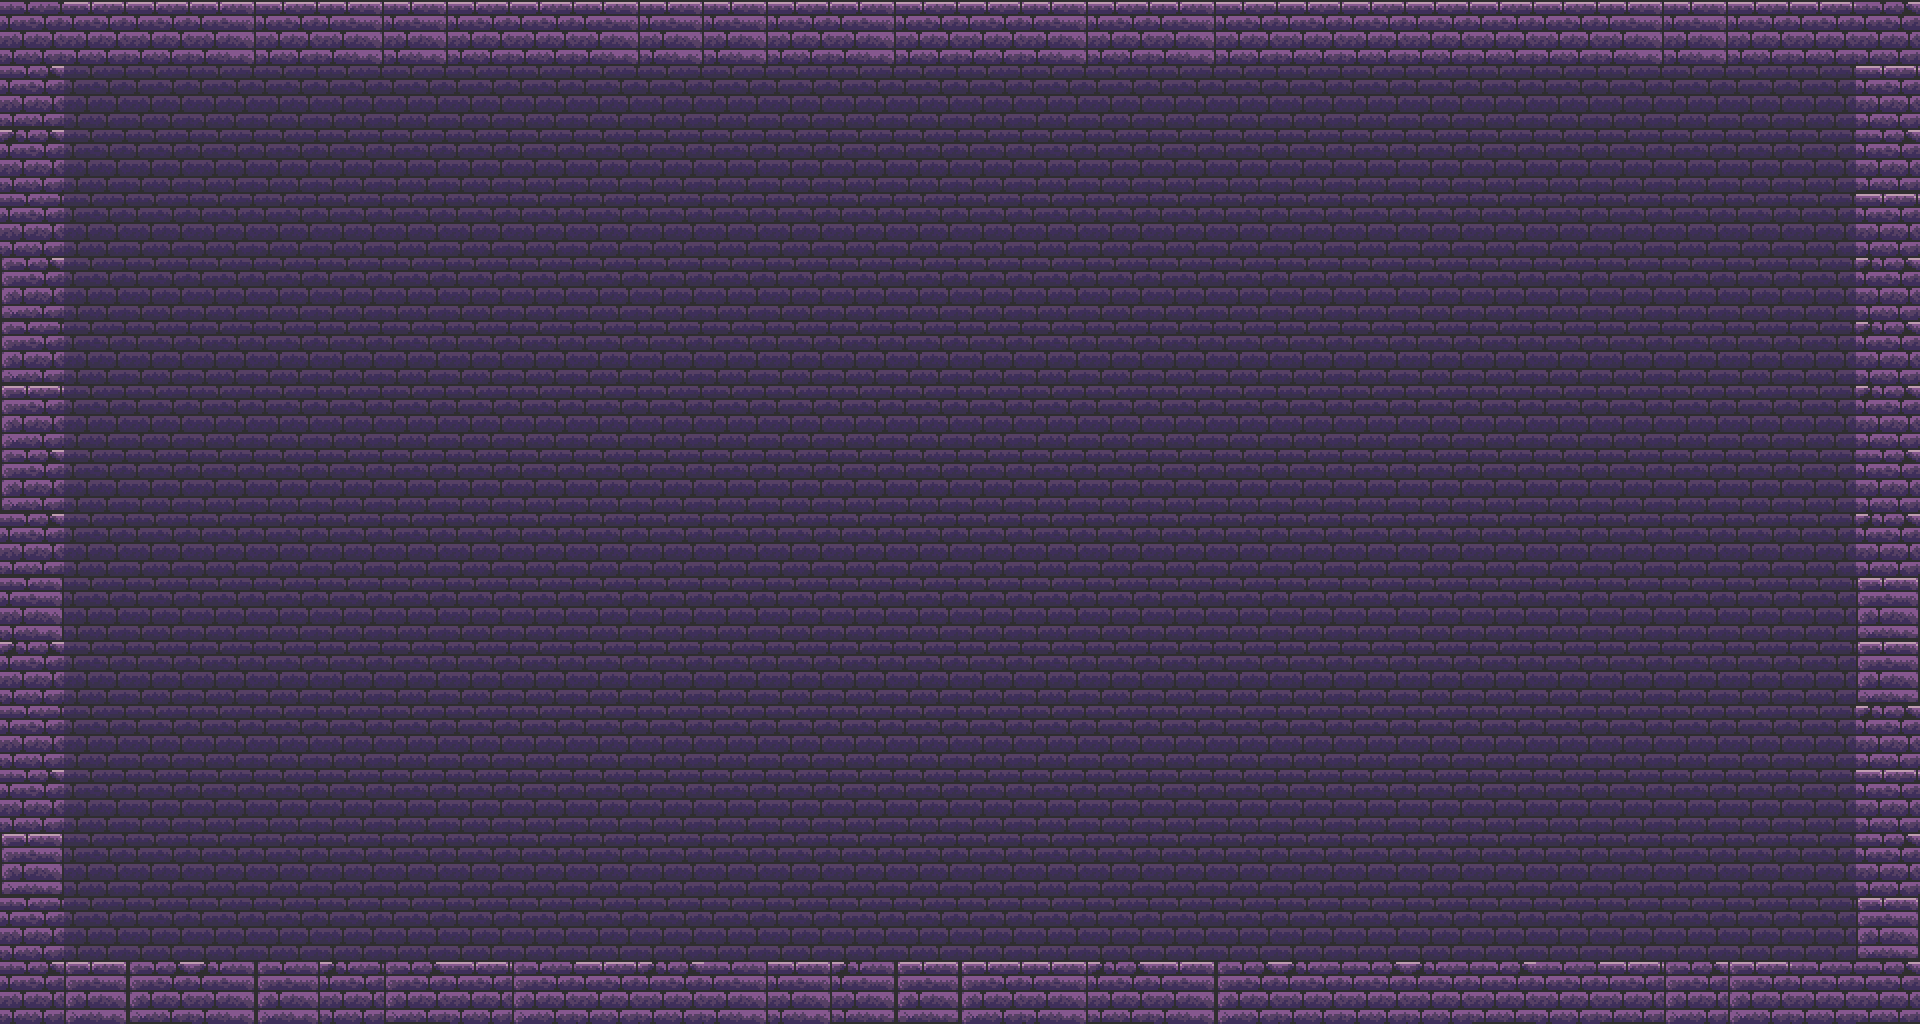

A level layout from a 2D game, rendered from its tile map. Below: a short description, then the map file with its tile-grid data intact:
An orthogonal 30x16 tile map with 64x64 px tiles, 1 tile layer (map), 2 tilesets and 4 objects.

<map version="1.10" tiledversion="1.11.2" orientation="orthogonal" renderorder="left-down" width="30" height="16" tilewidth="64" tileheight="64" infinite="0" nextlayerid="4" nextobjectid="26">
 <tileset firstgid="1" source="../tilesets/[64x64] Dungeon Bricks Shadow.tsx" />
 <tileset firstgid="57" source="../tilesets/[64x64] Dungeon Bricks Plain.tsx" />
 <layer id="1" name="map" width="30" height="16" locked="1">
  <data encoding="csv">
66,58,58,59,58,59,59,58,58,59,59,59,58,59,58,58,59,58,59,58,58,58,58,58,58,59,59,58,58,64,
96,10,10,10,10,10,10,10,10,10,10,10,10,10,10,10,10,10,10,10,10,10,10,10,10,10,10,10,10,88,
72,10,10,10,10,10,10,10,10,10,10,10,10,10,10,10,10,10,10,10,10,10,10,10,10,10,10,10,10,96,
83,10,10,10,10,10,10,10,10,10,10,10,10,10,10,10,10,10,10,10,10,10,10,10,10,10,10,10,10,88,
76,10,10,10,10,10,10,10,10,10,10,10,10,10,10,10,10,10,10,10,10,10,10,10,10,10,10,10,10,72,
73,10,10,10,10,10,10,10,10,10,10,10,10,10,10,10,10,10,10,10,10,10,10,10,10,10,10,10,10,72,
60,10,10,10,10,10,10,10,10,10,10,10,10,10,10,10,10,10,10,10,10,10,10,10,10,10,10,10,10,72,
76,10,10,10,10,10,10,10,10,10,10,10,10,10,10,10,10,10,10,10,10,10,10,10,10,10,10,10,10,80,
96,10,10,10,10,10,10,10,10,10,10,10,10,10,10,10,10,10,10,10,10,10,10,10,10,10,10,10,10,72,
94,10,10,10,10,10,10,10,10,10,10,10,10,10,10,10,10,10,10,10,10,10,10,10,10,10,10,10,10,104,
90,10,10,10,10,10,10,10,10,10,10,10,10,10,10,10,10,10,10,10,10,10,10,10,10,10,10,10,10,104,
83,10,10,10,10,10,10,10,10,10,10,10,10,10,10,10,10,10,10,10,10,10,10,10,10,10,10,10,10,72,
89,10,10,10,10,10,10,10,10,10,10,10,10,10,10,10,10,10,10,10,10,10,10,10,10,10,10,10,10,88,
104,10,10,10,10,10,10,10,10,10,10,10,10,10,10,10,10,10,10,10,10,10,10,10,10,10,10,10,10,80,
82,10,10,10,10,10,10,10,10,10,10,10,10,10,10,10,10,10,10,10,10,10,10,10,10,10,10,10,10,104,
97,84,76,86,92,91,76,61,65,61,72,67,62,78,104,60,62,77,62,68,99,89,99,96,66,102,68,60,66,96
</data>
 </layer>
 <objectgroup id="2" name="collision">
  <object id="2" x="0" y="0" width="1920" height="64">
   <properties>
    <property name="position" value="UP" />
   </properties>
  </object>
  <object id="3" x="1856" y="0" width="64" height="1024">
   <properties>
    <property name="position" value="RIGHT" />
   </properties>
  </object>
  <object id="4" x="0" y="960" width="1920" height="64">
   <properties>
    <property name="position" value="DOWN" />
   </properties>
  </object>
  <object id="10" x="0" y="0" width="64" height="1024">
   <properties>
    <property name="position" value="LEFT" />
   </properties>
  </object>
 </objectgroup>
 <objectgroup id="3" name="door_collision" locked="1" />
</map>
